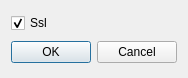
<?xml version="1.0" encoding="UTF-8"?>
<ui version="4.0">
 <class>ToolMysqlShellDialog</class>
 <widget class="QDialog" name="ToolMysqlShellDialog">
  <property name="geometry">
   <rect>
    <x>0</x>
    <y>0</y>
    <width>174</width>
    <height>78</height>
   </rect>
  </property>
  <property name="windowTitle">
   <string>Options</string>
  </property>
  <layout class="QVBoxLayout" name="verticalLayout">
   <item>
    <widget class="QCheckBox" name="ssl">
     <property name="text">
      <string>Ssl</string>
     </property>
     <property name="checked">
      <bool>true</bool>
     </property>
    </widget>
   </item>
   <item>
    <widget class="QDialogButtonBox" name="buttonBox">
     <property name="orientation">
      <enum>Qt::Horizontal</enum>
     </property>
     <property name="standardButtons">
      <set>QDialogButtonBox::Cancel|QDialogButtonBox::Ok</set>
     </property>
    </widget>
   </item>
  </layout>
 </widget>
 <resources/>
 <connections>
  <connection>
   <sender>buttonBox</sender>
   <signal>accepted()</signal>
   <receiver>ToolMysqlShellDialog</receiver>
   <slot>accept()</slot>
   <hints>
    <hint type="sourcelabel">
     <x>248</x>
     <y>254</y>
    </hint>
    <hint type="destinationlabel">
     <x>157</x>
     <y>274</y>
    </hint>
   </hints>
  </connection>
  <connection>
   <sender>buttonBox</sender>
   <signal>rejected()</signal>
   <receiver>ToolMysqlShellDialog</receiver>
   <slot>reject()</slot>
   <hints>
    <hint type="sourcelabel">
     <x>316</x>
     <y>260</y>
    </hint>
    <hint type="destinationlabel">
     <x>286</x>
     <y>274</y>
    </hint>
   </hints>
  </connection>
 </connections>
</ui>
